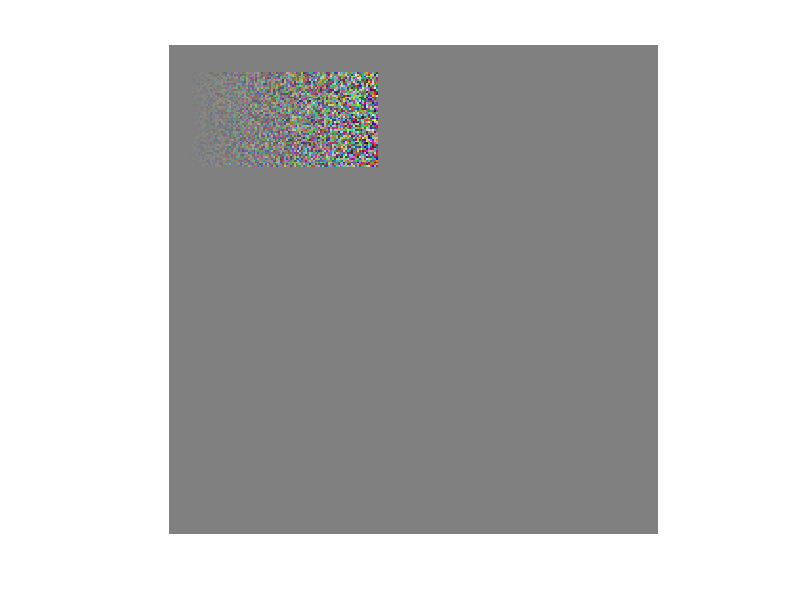

The MATLAB source for this figure:
%% Ejemplo de cómo fusionar con una máscara de transparencia un banner b a color con una imagen I a partir de las coordeadas (yc, xc)
% Creamos una imagen a gris medio y un banner de color aleatorio
I = ones(256, 256, 3, "uint8")*128;
b = randi(255, 50*100*3, 1, "uint8");
b = reshape(b, 50, 100, 3);
% creamos una máscara degradado lineal en horizontal
b_mask = uint8(linspace(1, 255, 100));
b_mask = repmat(b_mask, [50 1]);

% en su código b y la máscara se cargan de disco: [b, ~, b_mask] = imread("banner.png"); Se pasan a double tras cargarse
b = im2double(b);
b_mask = im2double(b_mask);

% dentro del bucle de seguimiento se calcula el centro de la máscara en cada iteración
xc = 10; yc = 15;

% éste es el código para realizar la fusión: foreground*alpha + background*(1-alpha), pero con los detalles necesarios
rx = [1:size(b, 2)]-1; ry = [1:size(b, 1)]-1;
fondo = im2double(I(yc +ry, xc + rx, :));
for c=1:3
    fondo(:,:,c) = b(:,:,c).*b_mask + fondo(:,:,c).*(1-b_mask);
end
I(yc +ry, xc + rx, :) = im2uint8(fondo);

imshow(I)
